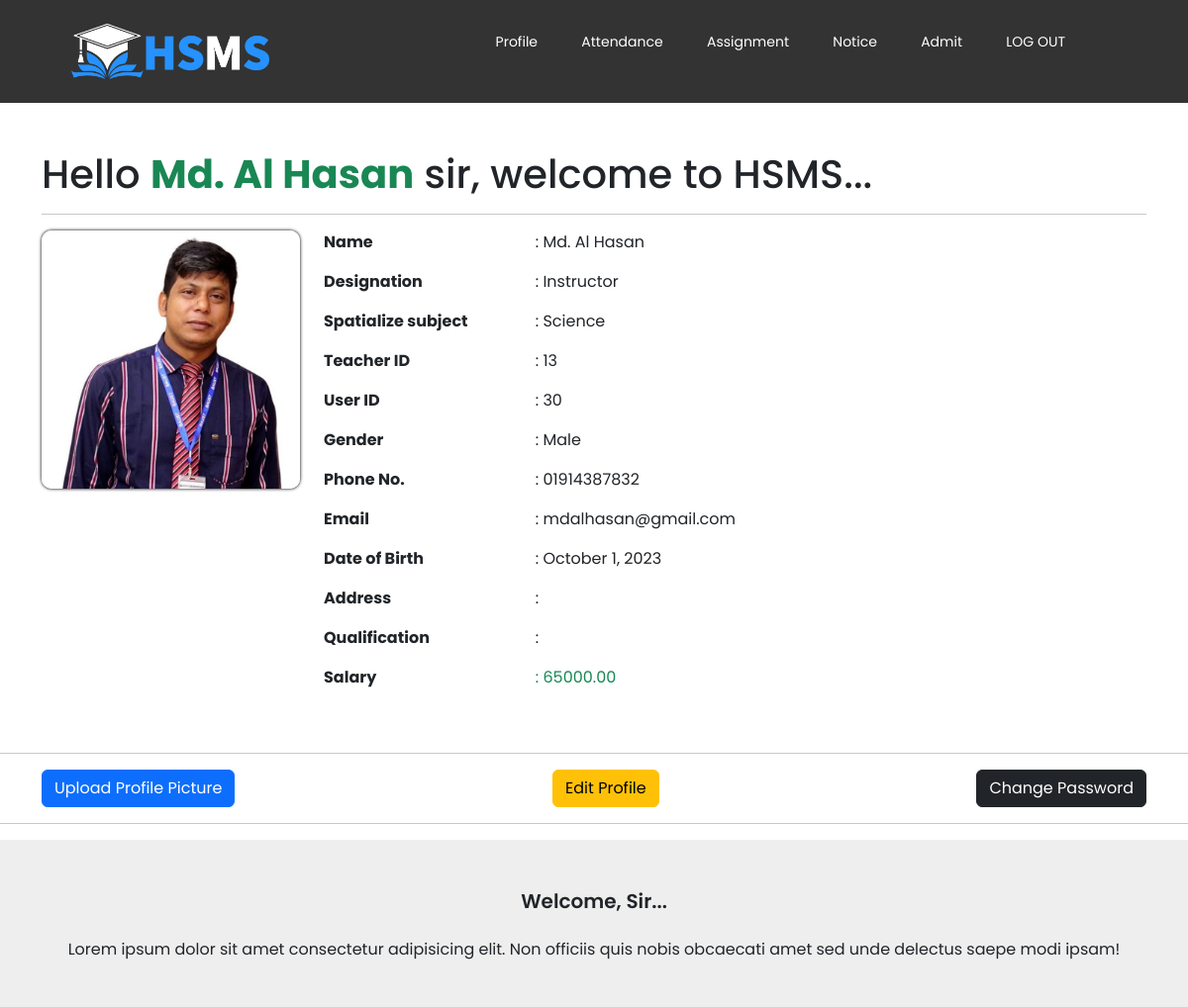
The page /Part-Teacher/teacher_page.php (signed in) on the database its author committed.
### tables this page shows
CREATE TABLE `teachers` (
  `teacher_id` int(11) NOT NULL,
  `user_id` int(11) NOT NULL,
  `subject_id` int(11) NOT NULL,
  `designation_id` int(11) NOT NULL,
  `date_of_birth` date DEFAULT NULL,
  `address` varchar(255) DEFAULT NULL,
  `phone_number` varchar(15) DEFAULT NULL,
  `gender` enum('Male','Female','Other') DEFAULT NULL,
  `qualification` varchar(255) DEFAULT NULL,
  `salary` decimal(10,2) DEFAULT NULL,
  `profile_pic` blob DEFAULT NULL
);

CREATE TABLE `users` (
  `id` int(11) NOT NULL,
  `name` varchar(255) NOT NULL,
  `email` varchar(255) NOT NULL,
  `password` varchar(255) NOT NULL,
  `user_type` enum('student','teacher','admin','accounts') NOT NULL,
  `registration_date` timestamp NOT NULL DEFAULT current_timestamp(),
  `approval` tinyint(1) DEFAULT 0,
  `reset_pass` int(11) DEFAULT 0
);

CREATE TABLE `teacher_designations` (
  `designation_id` int(11) NOT NULL,
  `designation_name` varchar(255) NOT NULL
);

CREATE TABLE `subjects` (
  `subject_id` int(11) NOT NULL,
  `subject_name` varchar(255) NOT NULL
);

### Part-Teacher/teacher_page.php (the view, shortened to what this page needs)
<?php
include '../template/database.php';
$uid = $_SESSION['teacher_id'];
$select = "SELECT *
            FROM users u
            LEFT JOIN teachers t ON u.id = t.user_id
            LEFT JOIN subjects s ON s.`subject_id` = t.`subject_id`
            LEFT JOIN teacher_designations td ON td.`designation_id`=t.`designation_id`
            WHERE u.id = $uid AND u.`user_type`='teacher'";
$result = mysqli_query($conn, $select);
$row = mysqli_fetch_assoc($result);
$tid = $row['teacher_id'];
$name = $row['name'];
$email = $row['email'];
$sub = $row['subject_name'];
$designation = $row['designation_name'];
$rdob = $row['date_of_birth'];
$dob = date('F j, Y', strtotime($rdob));
$address = $row['address'];
$phoNo = $row['phone_number'];
$gender = $row['gender'];
$qualification = $row['qualification'];
$salary = $row['salary'];
$profilePicName = $row['profile_pic'];
$pp = '<div class="col-3">
        <div><img src="../uploads/teacher_profile_pic/' . $profilePicName . '" class="profile-image" alt="' . $name . '"></div>
        </div>';
?>
<!DOCTYPE html>
<html lang="en">
<head>
    <link rel="stylesheet" href="../CSS/adminHeaderFooter.css">
    <link rel="stylesheet" href="https://cdn.jsdelivr.net/npm/bootstrap@5.3.2/dist/css/bootstrap.rtl.min.css">
    <link href="https://cdn.jsdelivr.net/npm/remixicon@3.5.0/fonts/remixicon.css" rel="stylesheet">
</head>
<body>
    <div class="container my-5">
        <h1>Hello <b class="text-success"><?php echo $_SESSION['teacher_name']; ?></b> sir, welcome to HSMS...</h1>
        <hr>
        <div class="row">
            <div class="col-3">
                <?php echo $pp; ?>
            </div>
            <div class="col-9">
                <div class="mb-3">
                    <div class="row">
                        <div class="col-3 fw-bold">Name</div>
                        <div class="col-9">: <?php echo $name; ?></div>
                    </div>
                </div>
                <div class="mb-3">
                    <div class="row">
                        <div class="col-3 fw-bold">Designation</div>
                        <div class="col-9">: <?php echo $designation; ?></div>
                    </div>
                </div>
                <div class="mb-3">
                    <div class="row">
                        <div class="col-3 fw-bold">Spatialize subject</div>
                        <div class="col-9">: <?php echo $sub; ?></div>
                    </div>
                </div>
                <div class="mb-3">
                    <div class="row">
                        <div class="col-3 fw-bold">Teacher ID</div>
                        <div class="col-9">: <?php echo $tid; ?></div>
                    </div>
                </div>
                <div class="mb-3">
                    <div class="row">
                        <div class="col-3 fw-bold">User ID</div>
                        <div class="col-9">: <?php echo $uid; ?></div>
                    </div>
                </div>
                <div class="mb-3">
                    <div class="row">
                        <div class="col-3 fw-bold">Gender</div>
                        <div class="col-9">: <?php echo $gender; ?></div>
                    </div>
                </div>
                <div class="mb-3">
                    <div class="row">
                        <div class="col-3 fw-bold">Phone No.</div>
                        <div class="col-9">: <?php echo $phoNo; ?></div>
                    </div>
                </div>
                <div class="mb-3">
                    <div class="row">
                        <div class="col-3 fw-bold">Email</div>
                        <div class="col-9">: <?php echo $email; ?></div>
                    </div>
                </div>
                <div class="mb-3">
                    <div class="row">
                        <div class="col-3 fw-bold">Date of Birth</div>
                        <div class="col-9">: <?php echo $dob; ?></div>
                    </div>
                </div>
                <div class="mb-3">
                    <div class="row">
                        <div class="col-3 fw-bold">Address</div>
                        <div class="col-9">: <?php echo $address; ?></div>
                    </div>
                </div>
                <div class="mb-3">
                    <div class="row">
                        <div class="col-3 fw-bold">Qualification</div>
                        <div class="col-9">: <?php echo $qualification; ?></div>
                    </div>
                </div>
                <div class="mb-3">
                    <div class="row">
                        <div class="col-3 fw-bold">Salary</div>
                        <div class="col-9 text-success fw-normal">: <?php echo $salary; ?></div>
                    </div>
                </div>
            </div>
        </div>
    </div>
    <hr>
    <div class="container my-3 d-flex justify-content-between">
        <form method="post">
            <button class="btn btn-primary" name="uploadPP">Upload Profile Picture</button>
        </form>
        <form method="post">
            <button class="btn btn-warning" name="EditProfile">Edit Profile</button>
        </form>
        <form method="post">
            <button class="btn btn-dark" name="ChangePass">Change Password</button>
        </form>
    </div>
    <hr>
</body>
</html>

### CSS/adminHeaderFooter.css (style rules this page uses)
* { margin: 0; padding: 0; font-family: 'Poppins', sans-serif; }
.header { min-height: 10vh; width: 100%; background-color: rgba(0, 0, 0, 0.8); background-size: cover; background-position: center; position: relative; }
nav { display: flex; padding: 2% 6%; justify-content: space-between; align-items: center; }
nav img { width: 200px; }
.nav-links { flex: 1; text-align: right; }
.nav-links ul li { list-style: none; display: inline-block; padding: 8px 20px; position: relative; }
.nav-links ul li a { color: white; text-decoration: none; font-size: 14px; }
.nav-links ul li::after { content: ''; width: 0%; height: 2px; background: #ffffff; display: block; margin: auto; transition: 0.5s; }
.footer { background: #eeeeee; width: 100%; text-align: center; padding: 30px 0; }
.footer_title { font-size: 36px; font-weight: 600; }
.footer h4 { font-size: 20px; margin-bottom: 25px; margin-top: 20px; }

### Part-Teacher/teacher_page.php (style rules this page uses)
.profile-image { width: 400%; border-radius: 10px; border-color: black; box-shadow: 0 0 3px 0.5px rgb(40, 40, 40); }

### rows shown on the page
teachers: profile_pic (picture), user.name "Md. Al Hasan", designation.designation_name "Instructor", subject.subject_name "Science", teacher_id "13", gender "Male", phone_number "01914387832", user.email "mdalhasan@gmail.com", date_of_birth "October 1, 2023", salary "65000.00"

### other values the page prints
$_SESSION['teacher_name'] "Md. Al Hasan"
$uid "30"
